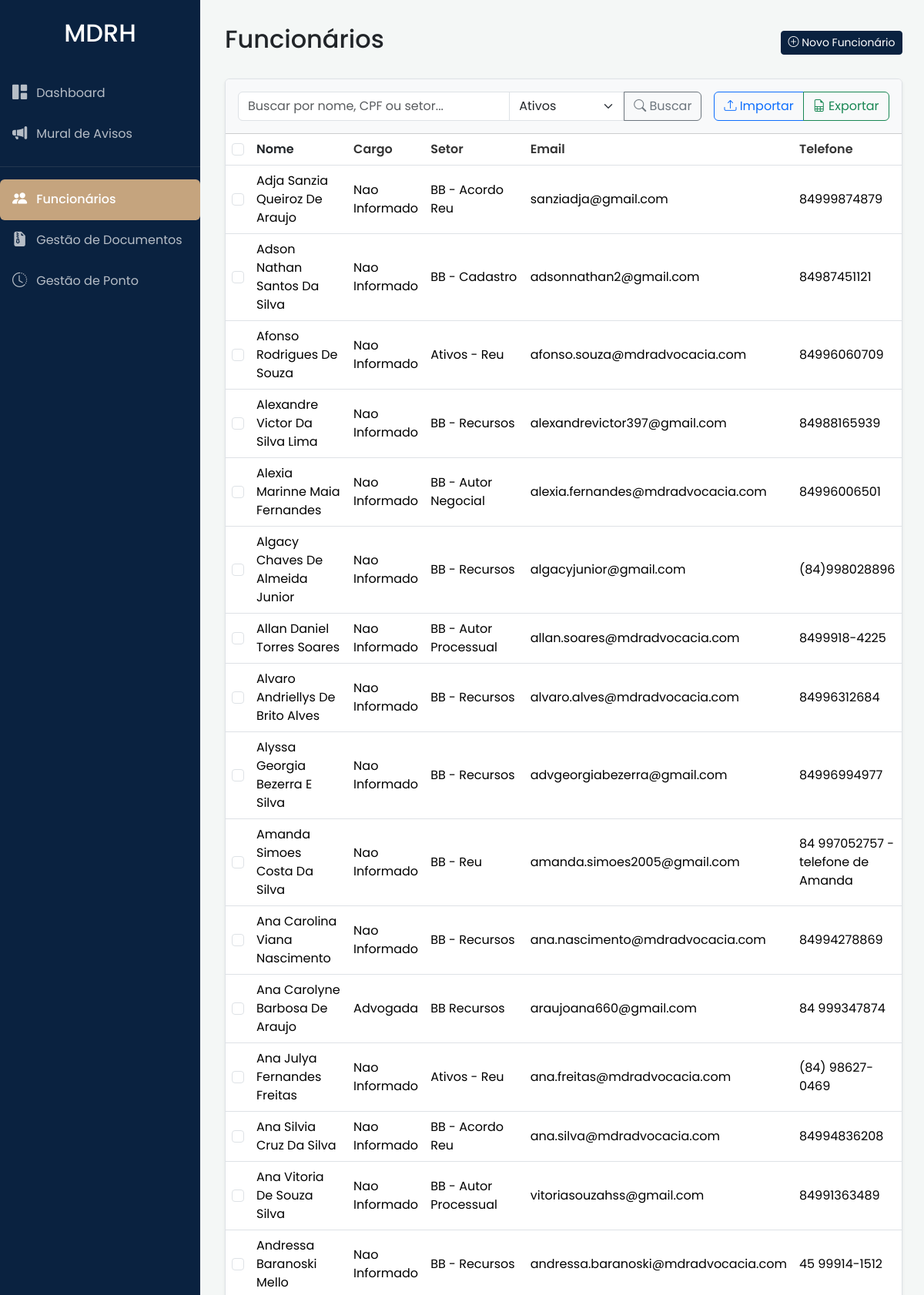
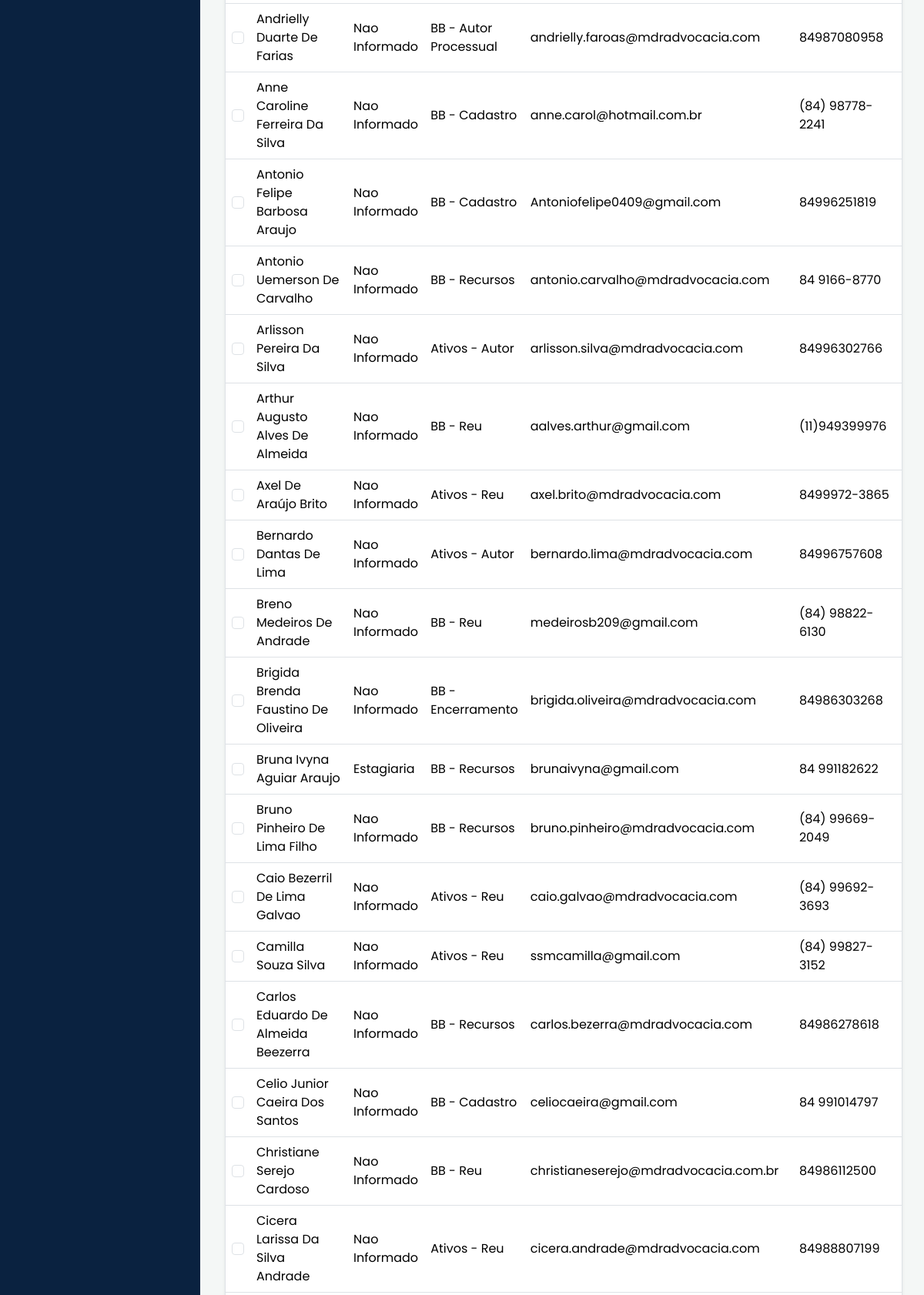
Screenshot of /funcionarios (signed in, upper part) with the database file from the repository (2 pictures, top to bottom).
### app/models.py (models this page shows)
class Funcionario(db.Model):
    __tablename__ = 'funcionario'
    id = db.Column(db.Integer, primary_key=True)
    nome = db.Column(db.String(120), nullable=False)
    status = db.Column(db.String(50), default='Ativo', nullable=False)
    cpf = db.Column(db.String(14), unique=True, nullable=False)
    email = db.Column(db.String(120), nullable=False)
    telefone = db.Column(db.String(20))
    cargo = db.Column(db.String(100))
    setor = db.Column(db.String(100))
    data_nascimento = db.Column(db.Date)
    contato_emergencia_nome = db.Column(db.String(120))
    contato_emergencia_telefone = db.Column(db.String(20))
    foto_perfil = db.Column(db.String(255), nullable=True)
    apelido = db.Column(db.String(50), nullable=True)
    sistemas = db.relationship('Sistema', secondary=funcionario_sistemas, lazy='subquery',
                               backref=db.backref('funcionarios', lazy=True))

### app/routes.py (the view, shortened to what this page needs)
@main.route('/funcionarios')
@login_required
@permission_required('admin_rh')
def listar_funcionarios():
    termo_busca = request.args.get('q')
    sort_by = request.args.get('sort', 'nome_asc')
    status_filter = request.args.get('status', 'ativos') # Padrão para 'ativos'
    query = Funcionario.query
    if status_filter == 'ativos':
        query = query.filter_by(status='Ativo')
    elif status_filter == 'suspensos':
        query = query.filter_by(status='Suspenso')
    if sort_by == 'nome_desc':
        query = query.order_by(Funcionario.nome.desc())
    else:
        query = query.order_by(Funcionario.nome.asc())
    funcionarios = query.all()
    return render_template('funcionarios.html', funcionarios=funcionarios)

### app/models.py (called while the page is built)
    def tem_permissao(self, nome_permissao):
        if isinstance(nome_permissao, list):
            return any(p.nome in nome_permissao for p in self.permissoes)
        return any(p.nome == nome_permissao for p in self.permissoes)

### templates/funcionarios.html (shortened to what this page needs)
{% extends "base.html" %}
{% block content %}
    <div class="d-flex justify-content-between align-items-center mb-4">
        <h1 class="h2">Funcionários</h1>
        <div class="btn-toolbar mb-2 mb-md-0">
            <a href="{{ url_for('main.exibir_formulario_cadastro') }}" class="btn btn-sm btn-brand">
                <i class="bi bi-plus-circle"></i> Novo Funcionário
            </a>
        </div>
    </div>
    <div class="card shadow-sm">
        <div class="card-header bg-light p-3">
            <form method="GET" action="{{ url_for('main.listar_funcionarios') }}" class="d-flex justify-content-between align-items-center">
                <div class="flex-grow-1 me-3">
                    <div class="input-group">
                        <input type="text" class="form-control" name="q" placeholder="Buscar por nome, CPF ou setor..." value="{{ request.args.get('q', '') }}">
                        <select name="status" class="form-select" style="max-width: 150px;">
                            <option value="ativos" {% if status_filter == 'ativos' %}selected{% endif %}>Ativos</option>
                        </select>
                        <button class="btn btn-outline-secondary" type="submit"><i class="bi bi-search"></i> Buscar</button>
                    </div>
                </div>
                <div class="btn-group">
                    <button type="button" class="btn btn-outline-primary" data-bs-toggle="modal" data-bs-target="#modal-importar-csv">
                        <i class="bi bi-upload"></i> Importar
                    </button>
                    <a href="{{ url_for('main.exportar_csv', q=request.args.get('q', '')) }}" class="btn btn-outline-success">
                        <i class="bi bi-file-earmark-spreadsheet"></i> Exportar
                    </a>
                </div>
            </form>
        </div>
        <div class="card-body p-0">
            <div class="table-responsive">
                <table id="tabela-funcionarios" class="table table-hover align-middle mb-0">
                    <thead>
                        <tr>
                            <th scope="col" class="text-center" style="width: 5%;"><input class="form-check-input" type="checkbox" id="selecionar-todos"></th>
                            <th scope="col">
                                <a href="{{ url_for('main.listar_funcionarios', q=request.args.get('q', ''), sort='nome_asc' if request.args.get('sort') != 'nome_asc' else 'nome_desc') }}" class="text-decoration-none text-dark">
                                    Nome
                                </a>
                            </th>
                            <th>Cargo</th>
                            <th>Setor</th>
                            <th>Email</th>
                            <th>Telefone</th>
                        </tr>
                    </thead>
                    <tbody>
                        {% for f in funcionarios %}
                        <tr data-id="{{ f.id }}">
                            <td class="text-center"><input class="form-check-input check-item" type="checkbox" value="{{ f.id }}"></td>
                            <td class="funcionario-link" style="cursor: pointer;">{{ f.apelido or f.nome }}</td>
                            <td>{{ f.cargo or 'N/A' }}</td>
                            <td>{{ f.setor or 'N/A' }}</td>
                            <td>{{ f.email }}</td>
                            <td>{{ f.telefone or 'N/A' }}</td>
                        </tr>
                        {% else %}
                        <tr>
                            <td colspan="6" class="text-center p-4">Nenhum funcionário encontrado.</td>
                        </tr>
                        {% endfor %}
                    </tbody>
                </table>
            </div>
        </div>
    </div>
{% endblock %}

### templates/base.html (shortened to what this page needs)
<!DOCTYPE html>
<html lang="pt-br">
<head>
    <link href="https://cdn.jsdelivr.net/npm/bootstrap@5.3.3/dist/css/bootstrap.min.css" rel="stylesheet">
    <link rel="stylesheet" href="https://cdn.jsdelivr.net/npm/bootstrap-icons@1.11.3/font/bootstrap-icons.min.css">
    <link rel="stylesheet" href="{{ url_for('static', filename='custom_style.css') }}">
</head>
<body>
    <div class="d-flex flex-column flex-shrink-0 sidebar">
        <div class="sidebar-header">
            <h2>MDRH</h2>
        </div>
        <ul class="nav nav-pills flex-column mb-auto">
            <li class="nav-item">
                <a href="{{ url_for('main.index') }}" class="nav-link {% if request.endpoint == 'main.index' %}active{% endif %}">
                    <i class="bi bi-grid-1x2-fill"></i> Dashboard
                </a>
            </li>
            <li>
                <a href="{{ url_for('main.listar_avisos') }}" class="nav-link {% if 'aviso' in request.endpoint %}active{% endif %}">
                    <i class="bi bi-megaphone-fill"></i> Mural de Avisos
                </a>
            </li>
            {% if current_user.is_authenticated and (current_user.tem_permissao('admin_rh') or current_user.tem_permissao('admin_ti')) %}
            <hr class="text-secondary">
            <li class="nav-item">
                <a href="{{ url_for('main.listar_funcionarios') }}" class="nav-link {% if request.endpoint.startswith('main.') and 'funcionario' in request.endpoint %}active{% endif %}">
                    <i class="bi bi-people-fill"></i> Funcionários
                </a>
            </li>
            <li>
                <a href="{{ url_for('documentos.gestao_documentos') }}" class="nav-link {% if 'documentos' in request.endpoint %}active{% endif %}">
                    <i class="bi bi-file-earmark-zip-fill"></i> Gestão de Documentos
                </a>
            </li>
            <li>
                <a href="{{ url_for('ponto.gestao_ponto') }}" class="nav-link {% if 'ponto' in request.endpoint %}active{% endif %}">
                    <i class="bi bi-clock-history"></i> Gestão de Ponto
                </a>
            </li>
            {% endif %}
        </ul>
    </div>
    <main class="content">
        {% block content %}{% endblock %}
    </main>
</body>
</html>

### static/custom_style.css (style rules this page uses)
:root { --cor-primaria: #0a2240; --cor-acento: #c5a47e; --cor-fundo: #f4f7f6; --cor-superficie: #ffffff; --cor-texto-principal: #333333; --cor-texto-secundario: #555555; --cor-borda: #dee2e6; }
body { font-family: 'Poppins', sans-serif; display: flex; background-color: var(--cor-fundo); }
.sidebar { width: 260px; min-height: 100vh; background-color: var(--cor-primaria); color: #fff; }
.sidebar .sidebar-header { padding: 1.5rem 1rem; text-align: center; }
.sidebar .nav-link { color: rgba(255, 255, 255, 0.7); padding: 0.75rem 1rem; display: flex; align-items: center; transition: all 0.2s ease-in-out; }
.sidebar .nav-link .bi { margin-right: 12px; font-size: 1.2rem; }
.sidebar .nav-link.active { background-color: var(--cor-acento); color: #fff; font-weight: 500; }
.content { flex-grow: 1; padding: 2rem; }
.card { border: 1px solid var(--cor-borda); box-shadow: 0 2px 10px rgba(0,0,0,0.05); }
.table { background-color: var(--cor-superficie); }
.table thead { background-color: #f8f9fa; }
.table th { font-weight: 600; color: var(--cor-texto-principal); }
.btn-brand { background-color: var(--cor-primaria); border-color: var(--cor-primaria); color: #fff; }

### rows the page displays
Funcionario: apelido+nome "Adja Sanzia Queiroz De Araujo", cargo "Nao Informado", setor "BB - Acordo Reu", email "sanziadja@gmail.com", telefone "84999874879"
Funcionario: apelido+nome "Adson Nathan Santos Da Silva", cargo "Nao Informado", setor "BB - Cadastro", email "adsonnathan2@gmail.com", telefone "84987451121"
Funcionario: apelido+nome "Afonso Rodrigues De Souza", cargo "Nao Informado", setor "Ativos - Reu", email "afonso.souza@mdradvocacia.com", telefone "84996060709"
Funcionario: apelido+nome "Alexandre Victor Da Silva Lima", cargo "Nao Informado", setor "BB - Recursos", email "alexandrevictor397@gmail.com", telefone "84988165939"
Funcionario: apelido+nome "Alexia Marinne Maia Fernandes", cargo "Nao Informado", setor "BB - Autor Negocial", email "alexia.fernandes@mdradvocacia.com", telefone "84996006501"
Funcionario: apelido+nome "Algacy Chaves De Almeida Junior", cargo "Nao Informado", setor "BB - Recursos", email "algacyjunior@gmail.com", telefone "(84)998028896"
Funcionario: apelido+nome "Allan Daniel Torres Soares", cargo "Nao Informado", setor "BB - Autor Processual", email "allan.soares@mdradvocacia.com", telefone "8499918-4225"
Funcionario: apelido+nome "Alvaro Andriellys De Brito Alves", cargo "Nao Informado", setor "BB - Recursos", email "alvaro.alves@mdradvocacia.com", telefone "84996312684"
Funcionario: apelido+nome "Alyssa Georgia Bezerra E Silva", cargo "Nao Informado", setor "BB - Recursos", email "advgeorgiabezerra@gmail.com", telefone "84996994977"
Funcionario: apelido+nome "Amanda Simoes Costa Da Silva", cargo "Nao Informado", setor "BB - Reu", email "amanda.simoes2005@gmail.com", telefone "84 997052757 - telefone de Amanda"
Funcionario: apelido+nome "Ana Carolina Viana Nascimento", cargo "Nao Informado", setor "BB - Recursos", email "ana.nascimento@mdradvocacia.com", telefone "84994278869"
Funcionario: apelido+nome "Ana Carolyne Barbosa De Araujo", cargo "Advogada", setor "BB Recursos", email "araujoana660@gmail.com", telefone "84 999347874"
Funcionario: apelido+nome "Ana Julya Fernandes Freitas", cargo "Nao Informado", setor "Ativos - Reu", email "ana.freitas@mdradvocacia.com", telefone "(84) 98627-0469"
Funcionario: apelido+nome "Ana Silvia Cruz Da Silva", cargo "Nao Informado", setor "BB - Acordo Reu", email "ana.silva@mdradvocacia.com", telefone "84994836208"
Funcionario: apelido+nome "Ana Vitoria De Souza Silva", cargo "Nao Informado", setor "BB - Autor Processual", email "vitoriasouzahss@gmail.com", telefone "84991363489"
Funcionario: apelido+nome "Andressa Baranoski Mello", cargo "Nao Informado", setor "BB - Recursos", email "andressa.baranoski@mdradvocacia.com", telefone "45 99914-1512"
Funcionario: apelido+nome "Andrielly Duarte De Farias", cargo "Nao Informado", setor "BB - Autor Processual", email "andrielly.faroas@mdradvocacia.com", telefone "84987080958"
Funcionario: apelido+nome "Anne Caroline Ferreira Da Silva", cargo "Nao Informado", setor "BB - Cadastro", email "anne.carol@hotmail.com.br", telefone "(84) 98778-2241"
Funcionario: apelido+nome "Antonio Felipe Barbosa Araujo", cargo "Nao Informado", setor "BB - Cadastro", email "Antoniofelipe0409@gmail.com", telefone "84996251819"
Funcionario: apelido+nome "Antonio Uemerson De Carvalho", cargo "Nao Informado", setor "BB - Recursos", email "antonio.carvalho@mdradvocacia.com", telefone "84 9166-8770"
Funcionario: apelido+nome "Arlisson Pereira Da Silva", cargo "Nao Informado", setor "Ativos - Autor", email "arlisson.silva@mdradvocacia.com", telefone "84996302766"
Funcionario: apelido+nome "Arthur Augusto Alves De Almeida", cargo "Nao Informado", setor "BB - Reu", email "aalves.arthur@gmail.com", telefone "(11)949399976"
Funcionario: apelido+nome "Axel De Araújo Brito", cargo "Nao Informado", setor "Ativos - Reu", email "axel.brito@mdradvocacia.com", telefone "8499972-3865"
Funcionario: apelido+nome "Bernardo Dantas De Lima", cargo "Nao Informado", setor "Ativos - Autor", email "bernardo.lima@mdradvocacia.com", telefone "84996757608"
Funcionario: apelido+nome "Breno Medeiros De Andrade", cargo "Nao Informado", setor "BB - Reu", email "medeirosb209@gmail.com", telefone "(84) 98822-6130"
Funcionario: apelido+nome "Brigida Brenda Faustino De Oliveira", cargo "Nao Informado", setor "BB - Encerramento", email "brigida.oliveira@mdradvocacia.com", telefone "84986303268"
Funcionario: apelido+nome "Bruna Ivyna Aguiar Araujo", cargo "Estagiaria", setor "BB - Recursos", email "brunaivyna@gmail.com", telefone "84 991182622"
Funcionario: apelido+nome "Bruno Pinheiro De Lima Filho", cargo "Nao Informado", setor "BB - Recursos", email "bruno.pinheiro@mdradvocacia.com", telefone "(84) 99669-2049"
Funcionario: apelido+nome "Caio Bezerril De Lima Galvao", cargo "Nao Informado", setor "Ativos - Reu", email "caio.galvao@mdradvocacia.com", telefone "(84) 99692-3693"
Funcionario: apelido+nome "Camilla Souza Silva", cargo "Nao Informado", setor "Ativos - Reu", email "ssmcamilla@gmail.com", telefone "(84) 99827-3152"
Funcionario: apelido+nome "Carlos Eduardo De Almeida Beezerra", cargo "Nao Informado", setor "BB - Recursos", email "carlos.bezerra@mdradvocacia.com", telefone "84986278618"
Funcionario: apelido+nome "Celio Junior Caeira Dos Santos", cargo "Nao Informado", setor "BB - Cadastro", email "celiocaeira@gmail.com", telefone "84 991014797"
Funcionario: apelido+nome "Christiane Serejo Cardoso", cargo "Nao Informado", setor "BB - Reu", email "christianeserejo@mdradvocacia.com.br", telefone "84986112500"
Funcionario: apelido+nome "Cicera Larissa Da Silva Andrade", cargo "Nao Informado", setor "Ativos - Reu", email "cicera.andrade@mdradvocacia.com", telefone "84988807199"
